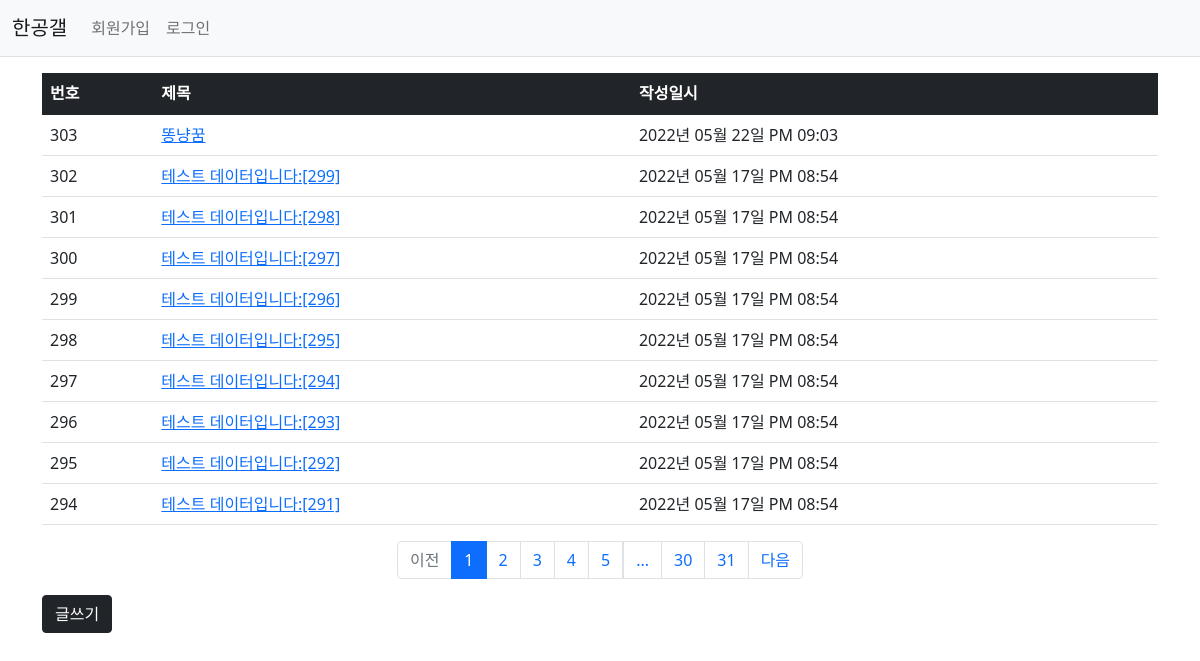
Page /question/list/ on the committed database.
### hy/models.py (models this page shows)
class Question(db.Model):
    id = db.Column(db.Integer, primary_key=True)
    subject = db.Column(db.String(200), nullable=False)
    content = db.Column(db.Text(), nullable=False)
    create_date = db.Column(db.DateTime(), nullable=False)
    user_id = db.Column(db.Integer, db.ForeignKey('user.id', ondelete='CASCADE'), nullable=False)
    user = db.relationship("User", backref=db.backref("question_set"))

### hy/views/question_views.py (the view)
@bp.route("/list/")
def _list():
    page = request.args.get('page', type=int, default=1)
    question_list = Question.query.order_by(Question.create_date.desc())
    question_list = question_list.paginate(page, per_page=10)
    return render_template('question/question_list.html', question_list=question_list)

### hy/filter.py (called while the page is built)
def format_datetime(value, fmt="%Y년 %m월 %d일 %p %I:%M"):
    return value.strftime(fmt)

### hy/views/auth_views.py (called while the page is built)
@bp.before_app_request
def load_logged_in_user():
    user_id = session.get('user_id')
    if user_id is None:
        g.user = None
    else:
        g.user = User.query.get(user_id)

### hy/templates/question/question_list.html (shortened to what this page needs)
{% extends "base.html" %}
{% block content %}
<div class="container my-3">
    <table class="table">
        <thead>
            <tr class="table-dark">
                <th>번호</th>
                <th>제목</th>
                <th>작성일시</th>
            </tr>
        </thead>
        <tbody>
        {% if question_list %}
            {% for question in question_list.items %}
                <tr>
                    <td>{{ question_list.total - ((question_list.page-1) * question_list.per_page) - loop.index0 }}</td>
                    <td>
                        <a href="{{url_for('question.detail', question_id=question.id)}}">{{question.subject}}</a>
                    </td>
                    <td>{{ question.create_date|datetime }}</td>
                </tr>
            {%endfor%}
        {%else%}
            <tr>
                <td colspan="3">게시물이 없습니다.</td>
            </tr>
        {%endif%}
        </tbody>
    </table>
    <ul class="pagination justify-content-center">
        {%if question_list.has_prev%}
        <li class="page-item">
            <a class="page-link" href="?page={{question_list.prev_num}}">이전</a>
        </li>
        {%else%}
        <li class="page-item disabled">
            <a class="page-link" tabindex="-1" aria-disabled="true" href="javascript:void(0)">이전</a>
        </li>
        {% endif %}
        {%for page_num in question_list.iter_pages()%}
            {%if page_num%}
                {%if page_num != question_list.page%}
                <li class="page-item">
                     <a class="page-link" href="?page={{ page_num }}">{{ page_num }}</a>
                </li>
                {%else%}
                <li class="page-item active" aria-current="page">
                    <a class="page-link" href="javascript:void(0)">{{ page_num }}</a>
                </li>
                {% endif %}
            {% else %}
            <li class="disabled">
                <a class="page-link" href="javascript:void(0)">...</a>
            </li>
            {% endif %}
        {% endfor %}
        {%if question_list.has_next%}
        <li class="page-item">
            <a class="page-link" href="?page={{ question_list.next_num }}">다음</a>
        </li>
        {% else %}
        <li class="page-item disabled">
            <a class="page-link" tabindex="-1" aria-disabled="true" href="javascript:void(0)">다음</a>
        </li>
        {% endif %}
    </ul>
    <a href="{{url_for('question.create')}}" class="btn bg-dark border-dark border-dark btn-primary">글쓰기</a>
</div>
{% endblock %}

### hy/templates/base.html (shortened to what this page needs)
<!doctype html>
<html lang="ko">
<head>
    <link rel="stylesheet" href="{{ url_for('static', filename='bootstrap.min.css') }}">
    <link rel="stylesheet" href="{{ url_for('static', filename='style.css') }}">
</head>
<body>
{% include "navbar.html" %}
{% block content %}
{% endblock %}
</body>
</html>

### hy/templates/navbar.html (shortened to what this page needs)
<nav class="navbar navbar-expand-lg navbar-light bg-light border-bottom">
    <div class="container-fluid">
        <a class="navbar-brand" href="{{ url_for('main.index') }}">한공갤</a>
        <div class="collapse navbar-collapse" id="navbarSupportedContent">
            {% if g.user %}
            <ul class="navbar-nav">
                <li class="nav-item ">
                    <a class="nav-link" href="{{ url_for('auth.logout') }}">{{ g.user.username }} (로그아웃)</a>
                </li>
            </ul>
            {% else %}
            <ul class="navbar-nav me-auto mb-2 mb-lg-0">
                <li class="nav-item">
                    <a class="nav-link" href="{{url_for('auth.signup')}}">회원가입</a>
                </li>
                <li class="nav-item">
                    <a class="nav-link" href="{{ url_for('auth.login') }}">로그인</a>
                </li>
            </ul>
            {% endif %}
        </div>
    </div>
</nav>

### rows in the picture
Question: total "303", subject "똥냥꿈", create_date "2022년 05월 22일 PM 09:03"
Question: total "302", subject "테스트 데이터입니다:[299]", create_date "2022년 05월 17일 PM 08:54"
Question: total "301", subject "테스트 데이터입니다:[298]", create_date "2022년 05월 17일 PM 08:54"
Question: total "300", subject "테스트 데이터입니다:[297]", create_date "2022년 05월 17일 PM 08:54"
Question: total "299", subject "테스트 데이터입니다:[296]", create_date "2022년 05월 17일 PM 08:54"
Question: total "298", subject "테스트 데이터입니다:[295]", create_date "2022년 05월 17일 PM 08:54"
Question: total "297", subject "테스트 데이터입니다:[294]", create_date "2022년 05월 17일 PM 08:54"
Question: total "296", subject "테스트 데이터입니다:[293]", create_date "2022년 05월 17일 PM 08:54"
Question: total "295", subject "테스트 데이터입니다:[292]", create_date "2022년 05월 17일 PM 08:54"
Question: total "294", subject "테스트 데이터입니다:[291]", create_date "2022년 05월 17일 PM 08:54"

### other values in the picture
{{ page_num }} "1"
{{ page_num }} "2" "3" "4" "5" "30" "31"
